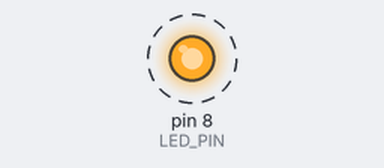
This program was run on a simulated Arduino Uno, built with avr-gcc and run on an emulated ATmega328P. Parts: output pins drawn as LEDs (lit = HIGH). Dashed ring = blinking.

Above: at 0.2 s.
Timing chart, 0 to 3.0 s (numbered marks = the images above):
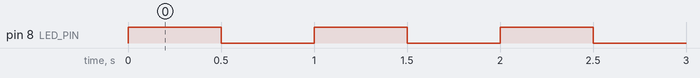

Measured:
- by itself, pin 8 (LED_PIN): alternates HIGH for 0.50 s and LOW for 0.50 s

The program:

main.c
```c
#include <avr/io.h>
#include <avr/interrupt.h>
#define F_CPU 9600000UL  // Define the CPU frequency as 9.6 MHz
#include <util/delay.h>

#define LED_PIN PB0

int main(void) {

    // Disable interrupts during the change
    cli();
    // Enable changes to the clock prescaler
    CLKPR = (1 << CLKPCE);
    // Set the clock prescaler to 1 (no division)
    CLKPR = 0;
    // Re-enable interrupts
    sei();

    // Set PB0 as output
    DDRB |= (1 << LED_PIN);

    while (1) {
        // Toggle LED
        PORTB ^= (1 << LED_PIN);
        _delay_ms(500); // 500ms delay
    }

    return 0;
}
```
